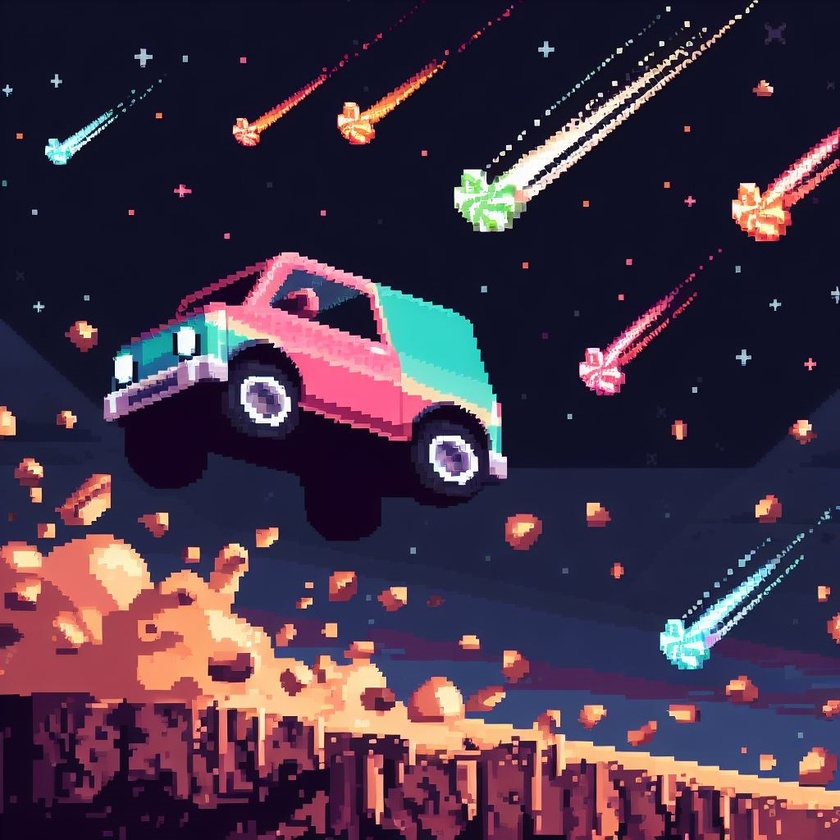
#> input picture src/a.jpg, 840 x 840 px, shrunk from 1024 x 1024 before the run
$ python -i main_embed.py   (imports and definitions only)
#> lines starting #> are read from the running program, lines starting #| are printed output that depends on the picture
### src/encoder.py
import cv2
import numpy as np

def encode_image(img_path, k, seed):
    # file name
#> called with img_path = 'a.jpg', k = 5, seed = 18221121
    file_name = img_path.split("/")[-1]

    # watermarking citra grayscale berbasis pseudorandom generator
    # extract grayscale image and size
    img = cv2.imread(img_path, cv2.IMREAD_GRAYSCALE)
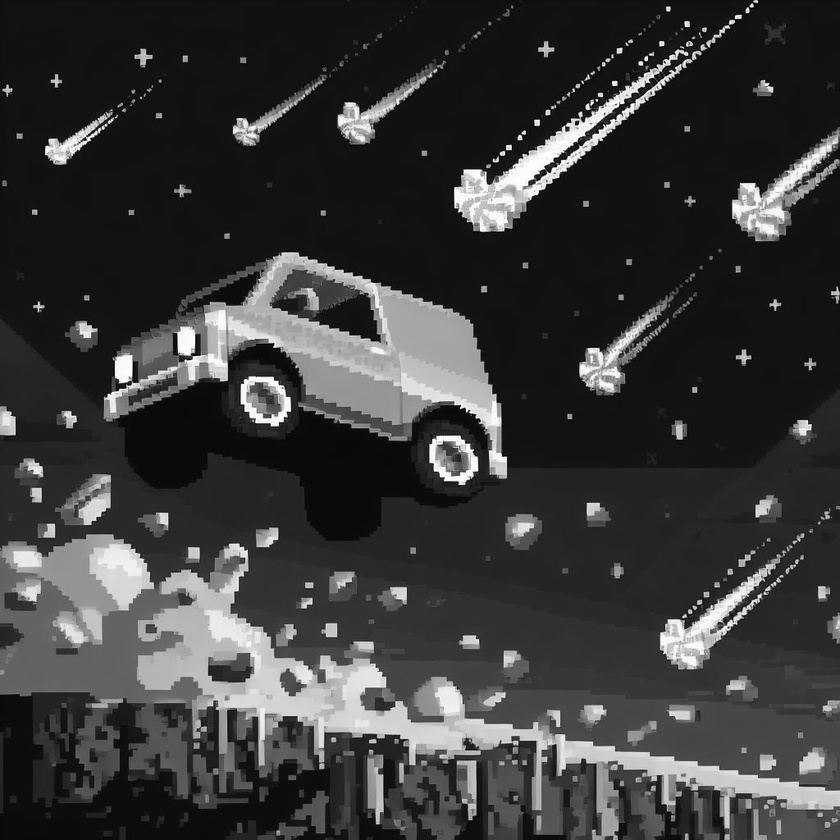
#> img: shape (840, 840); min 0, max 255, mean 57.9
    img = np.array(img, dtype=np.int16)
    img_width, img_height = img.shape[:2]
#> img_width = 840; img_height = 840

    # generate watermark
    watermark = generate_watermark(img_width, img_height, k, seed)

    # add watermark to image
    print("Adding watermark...")
    watermarked_img = cv2.add(img, watermark)

    # save watermarked image
    return watermarked_img

def generate_watermark(img_width, img_height, k, seed):
    # random seed initialization for reproducibility
    np.random.seed(seed)

    # The pseudorandom noise pattern is a binary pattern consisting of {0,1} and is generated based on a key using, for instance, a seed.
    # generate watermark
    print("Generating watermark...")
    watermark = np.random.randint(2, size=(img_width, img_height))
    watermark = watermark.astype(np.int16)

    # Mapping the watermark signal to the {-1, 1} range
    watermark[watermark == 0] = -1

    # The watermark signal is then multiplied by a constant k to produce the final watermark signal W(x,y)
    watermark = watermark * k

    # converting into cv2 image
    watermark = np.array(watermark, dtype=np.int16)
    return watermark

hasil = encode_image("a.jpg", 5, 18221121)
cv2.imwrite("hasil.png", hasil)

### src/main_embed.py
import tkinter as tk
from tkinter import filedialog
import customtkinter
import cv2
import os
from PIL import Image

from encoder import encode_image

## Tkinter setup

# [1 line that did not run here, left out]
# [5 lines not run here, left out]

## Global variables
target_file = ""
result_dir = ""
seed = "18221121"

result_image = None
save_button_state = False

# [2 lines not run here, left out]

## Constants
k = 1.00

## Fonts
# [1 line that did not run here, left out]
# [1 line that did not run here, left out]

## Functions

def open_file_explorer():
    global target_file_entry, target_file, target
    target_file = filedialog.askopenfilename(initialdir="/", title="Select a file", filetypes=(("PNG files", "*.png"), ("JPEG files", "*.jpeg"), ("JPG files", "*.jpg")))
#> the answer given: ../data/target.png
#> (the run stopped early here; a loop or call above may not have finished)
